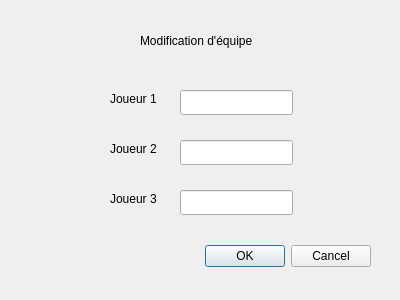
<?xml version="1.0" encoding="UTF-8"?>
<ui version="4.0">
 <class>ModTeam</class>
 <widget class="QDialog" name="ModTeam">
  <property name="geometry">
   <rect>
    <x>0</x>
    <y>0</y>
    <width>400</width>
    <height>300</height>
   </rect>
  </property>
  <property name="windowTitle">
   <string>Dialog</string>
  </property>
  <widget class="QDialogButtonBox" name="buttonBox">
   <property name="geometry">
    <rect>
     <x>30</x>
     <y>240</y>
     <width>341</width>
     <height>32</height>
    </rect>
   </property>
   <property name="orientation">
    <enum>Qt::Horizontal</enum>
   </property>
   <property name="standardButtons">
    <set>QDialogButtonBox::Cancel|QDialogButtonBox::Ok</set>
   </property>
  </widget>
  <widget class="QLineEdit" name="lineEdit">
   <property name="geometry">
    <rect>
     <x>180</x>
     <y>90</y>
     <width>113</width>
     <height>25</height>
    </rect>
   </property>
  </widget>
  <widget class="QLabel" name="label">
   <property name="geometry">
    <rect>
     <x>110</x>
     <y>90</y>
     <width>54</width>
     <height>17</height>
    </rect>
   </property>
   <property name="text">
    <string>Joueur 1</string>
   </property>
  </widget>
  <widget class="QLabel" name="label_2">
   <property name="geometry">
    <rect>
     <x>110</x>
     <y>190</y>
     <width>54</width>
     <height>17</height>
    </rect>
   </property>
   <property name="text">
    <string>Joueur 3</string>
   </property>
  </widget>
  <widget class="QLineEdit" name="lineEdit_2">
   <property name="geometry">
    <rect>
     <x>180</x>
     <y>140</y>
     <width>113</width>
     <height>25</height>
    </rect>
   </property>
  </widget>
  <widget class="QLineEdit" name="lineEdit_3">
   <property name="geometry">
    <rect>
     <x>180</x>
     <y>190</y>
     <width>113</width>
     <height>25</height>
    </rect>
   </property>
   <property name="text">
    <string/>
   </property>
  </widget>
  <widget class="QLabel" name="label_3">
   <property name="geometry">
    <rect>
     <x>110</x>
     <y>140</y>
     <width>54</width>
     <height>17</height>
    </rect>
   </property>
   <property name="text">
    <string>Joueur 2</string>
   </property>
  </widget>
  <widget class="QLabel" name="label_4">
   <property name="geometry">
    <rect>
     <x>140</x>
     <y>30</y>
     <width>131</width>
     <height>21</height>
    </rect>
   </property>
   <property name="text">
    <string>Modification d'équipe</string>
   </property>
  </widget>
 </widget>
 <resources/>
 <connections>
  <connection>
   <sender>buttonBox</sender>
   <signal>accepted()</signal>
   <receiver>ModTeam</receiver>
   <slot>accept()</slot>
   <hints>
    <hint type="sourcelabel">
     <x>248</x>
     <y>254</y>
    </hint>
    <hint type="destinationlabel">
     <x>157</x>
     <y>274</y>
    </hint>
   </hints>
  </connection>
  <connection>
   <sender>buttonBox</sender>
   <signal>rejected()</signal>
   <receiver>ModTeam</receiver>
   <slot>reject()</slot>
   <hints>
    <hint type="sourcelabel">
     <x>316</x>
     <y>260</y>
    </hint>
    <hint type="destinationlabel">
     <x>286</x>
     <y>274</y>
    </hint>
   </hints>
  </connection>
 </connections>
</ui>
